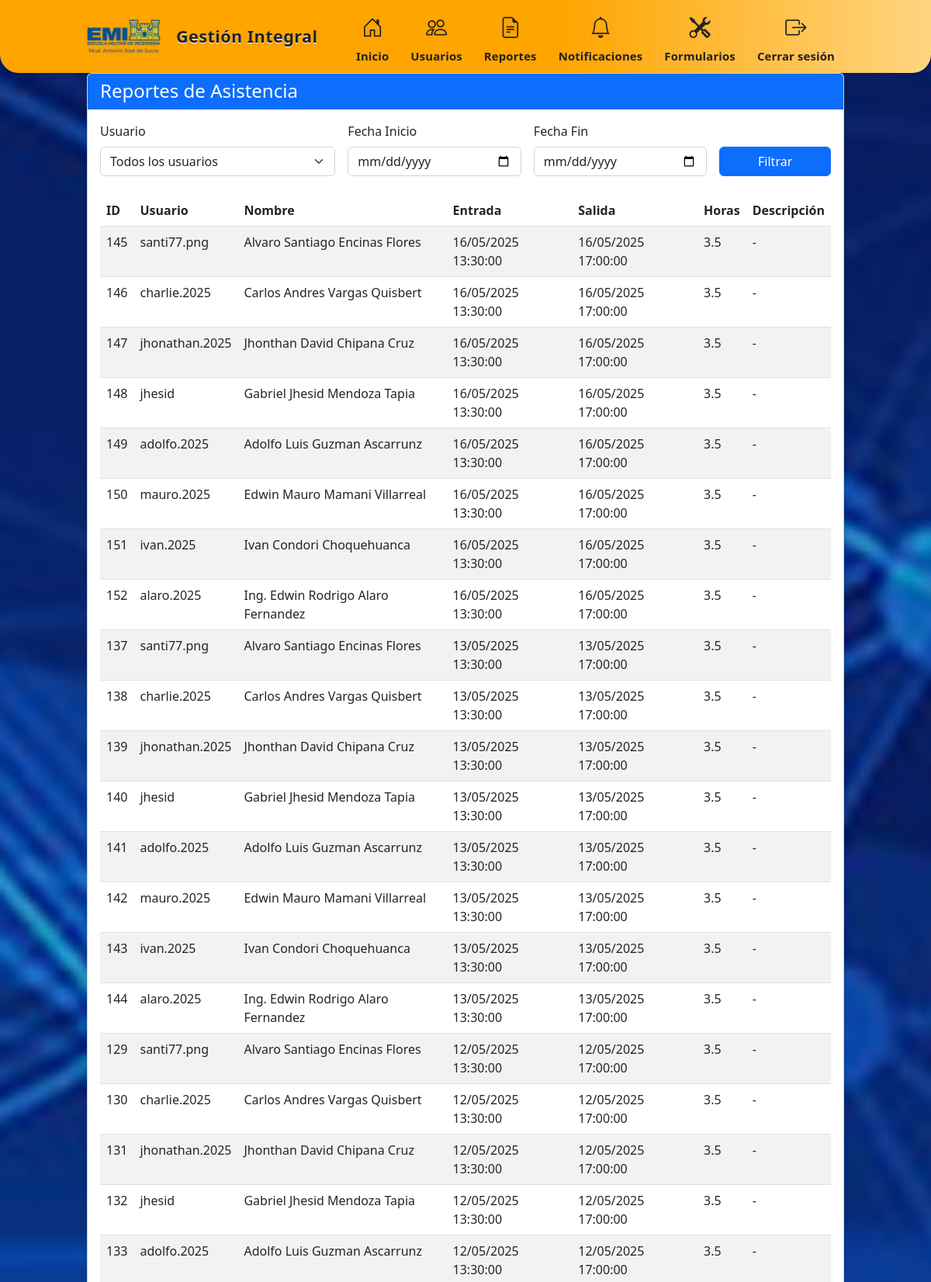
The page /admin/reports (signed in, upper part) on the database its author committed.
### tables this page shows
CREATE TABLE attendance (
        id INTEGER PRIMARY KEY AUTOINCREMENT,
        user_id INTEGER NOT NULL,
        check_in TIMESTAMP,
        check_out TIMESTAMP,
        description TEXT,
        FOREIGN KEY (user_id) REFERENCES users (id)
    );

CREATE TABLE users (
        id INTEGER PRIMARY KEY AUTOINCREMENT,
        username TEXT UNIQUE NOT NULL,
        password TEXT NOT NULL,
        full_name TEXT NOT NULL,
        is_admin INTEGER DEFAULT 0
    , notificacion TEXT);

### app.py (the view)
@app.route('/admin/reports')
def reports():
    if 'user_id' not in session or not session.get('is_admin'):
        flash('Acceso no autorizado', 'error')
        return redirect(url_for('index'))
    user_id = request.args.get('user_id', type=int)
    start_date = request.args.get('start_date')
    end_date = request.args.get('end_date')
    users = database.get_users()
    records = database.get_attendance_records(user_id, start_date, end_date)
    processed_records = []
    total_hours = 0
    for record in records:
        rec = dict(record)
        if rec['check_in']:
            rec['check_in'] = datetime.fromisoformat(rec['check_in'])
        if rec['check_out']:
            rec['check_out'] = datetime.fromisoformat(rec['check_out'])
            if rec['check_in']:
                diff = rec['check_out'] - rec['check_in']
                hours = diff.total_seconds() / 3600
                rec['hours_worked'] = round(hours, 2)
                total_hours += hours
            else:
                rec['hours_worked'] = 0
        else:
            rec['hours_worked'] = 0
        processed_records.append(rec)
    total_hours = round(total_hours, 2)
    return render_template('reports.html', users=users, records=processed_records,
                           selected_user=user_id, start_date=start_date, end_date=end_date,
                           total_hours=total_hours)

### app.py (called while the page is built)
@app.context_processor
def inject_pendientes_count():
    if 'user_id' in session and session.get('is_admin'):
        solicitudes = database.get_solicitudes_trabajo()
        pendientes = sum(1 for s in solicitudes if s['estado'] == 'pendiente')
        return dict(num_pendientes=pendientes)
    return dict(num_pendientes=0)

### database.py (called while the page is built)
def get_users():
    conn = sqlite3.connect('attendance.db')
    conn.row_factory = sqlite3.Row
    c = conn.cursor()
    c.execute("SELECT id, username, full_name, is_admin FROM users")
    users = c.fetchall()
    conn.close()
    return users

def get_attendance_records(user_id=None, start_date=None, end_date=None):
    conn = sqlite3.connect('attendance.db')
    conn.row_factory = sqlite3.Row
    c = conn.cursor()
    query = """
    SELECT a.id, a.check_in, a.check_out, a.description, u.full_name, u.username
    FROM attendance a
    JOIN users u ON a.user_id = u.id
    WHERE 1=1
    """
    params = []
    if user_id:
        query += " AND a.user_id = ?"
        params.append(user_id)
    if start_date:
        query += " AND date(a.check_in) >= date(?)"
        params.append(start_date)
    if end_date:
        query += " AND date(a.check_in) <= date(?)"
        params.append(end_date)
    query += " ORDER BY a.check_in DESC"
    c.execute(query, params)
    records = c.fetchall()
    conn.close()
    return records

def get_solicitudes_trabajo(user_id=None, start_date=None, end_date=None):
    conn = sqlite3.connect('attendance.db')
    conn.row_factory = sqlite3.Row
    c = conn.cursor()
    query = "SELECT * FROM solicitudes_trabajo WHERE 1=1"
    params = []
    if user_id:
        query += " AND solicitante_id = ?"
        params.append(user_id)
    if start_date:
        query += " AND fecha_solicitud >= ?"
        params.append(start_date)
    if end_date:
        query += " AND fecha_solicitud <= ?"
        params.append(end_date)
    c.execute(query, params)
    solicitudes = c.fetchall()
    conn.close()
    return solicitudes

### templates/reports.html (shortened to what this page needs)
{% extends "layout.html" %}
{% block content %}
<div class="row">
    <div class="col-md-12">
        <div class="card">
            <div class="card-header bg-primary text-white">
                <h4 class="mb-0">Reportes de Asistencia</h4>
            </div>
            <div class="card-body">
                <form method="get" action="/admin/reports" class="row g-3 mb-4">
                    <div class="col-md-4">
                        <label for="user_id" class="form-label">Usuario</label>
                        <select class="form-select" id="user_id" name="user_id">
                            <option value="">Todos los usuarios</option>
                        </select>
                    </div>
                    <div class="col-md-3">
                        <label for="start_date" class="form-label">Fecha Inicio</label>
                        <input type="date" class="form-control" id="start_date" name="start_date" value="{{ start_date }}">
                    </div>
                    <div class="col-md-3">
                        <label for="end_date" class="form-label">Fecha Fin</label>
                        <input type="date" class="form-control" id="end_date" name="end_date" value="{{ end_date }}">
                    </div>
                    <div class="col-md-2 d-flex align-items-end">
                        <button type="submit" class="btn btn-primary w-100">Filtrar</button>
                    </div>
                </form>
                <div class="table-responsive">
                    <table class="table table-striped">
                        <thead>
                            <tr>
                                <th>ID</th>
                                <th>Usuario</th>
                                <th>Nombre</th>
                                <th>Entrada</th>
                                <th>Salida</th>
                                <th>Horas</th>
                                <th>Descripción</th>
                            </tr>
                        </thead>
                        <tbody>
                            {% for record in records %}
                            <tr>
                                <td>{{ record.id }}</td>
                                <td>{{ record.username }}</td>
                                <td>{{ record.full_name }}</td>
                                <td>
                                    {% if record.check_in %}
                                    {{ record.check_in.strftime('%d/%m/%Y %H:%M:%S') }}
                                    {% else %}
                                    -
                                    {% endif %}
                                </td>
                                <td>
                                    {% if record.check_out %}
                                    {{ record.check_out.strftime('%d/%m/%Y %H:%M:%S') }}
                                    {% else %}
                                    <span class="badge bg-warning">Pendiente</span>
                                    {% endif %}
                                </td>
                                <td>
                                    {% if record.hours_worked %}
                                    {{ record.hours_worked }}
                                    {% else %}
                                    -
                                    {% endif %}
                                </td>
                                <td>
                                    {% if record.description %}
                                    <button type="button" class="btn btn-sm btn-info" data-bs-toggle="modal" data-bs-target="#descriptionModal-{{ record.id }}">
                                        Ver
                                    </button>
                                    <div class="modal fade" id="descriptionModal-{{ record.id }}" tabindex="-1" aria-hidden="true">
                                        <div class="modal-dialog">
                                            <div class="modal-content">
                                                <div class="modal-header bg-primary text-white">
                                                    <h5 class="modal-title">Descripción de Actividades</h5>
                                                    <button type="button" class="btn-close btn-close-white" data-bs-dismiss="modal" aria-label="Close"></button>
                                                </div>
                                                <div class="modal-body">
                                                    <p>{{ record.description }}</p>
                                                </div>
                                                <div class="modal-footer">
                                                    <button type="button" class="btn btn-secondary" data-bs-dismiss="modal">Cerrar</button>
                                                </div>
                                            </div>
                                        </div>
                                    </div>
                                    {% else %}
                                    -
                                    {% endif %}
                                </td>
                            </tr>
                            {% else %}
                            <tr>
                                <td colspan="7" class="text-center">No hay registros para mostrar</td>
                            </tr>
                            {% endfor %}
                        </tbody>
                    </table>
                </div>
            </div>
        </div>
    </div>
</div>
{% endblock %}

### templates/layout.html (style rules this page uses)
html, body { height: 100%; margin: 0; padding: 0; background: url('/static/images/fondo.jpg') no-repeat center center fixed; background-size: cover; }
.card { box-shadow: 0 4px 6px rgba(0, 0, 0, 0.1); margin-bottom: 20px; }

### rows shown on the page
attendance: id "145", username "santi77.png", full_name "Alvaro Santiago Encinas Flores", check_in "16/05/2025 13:30:00", check_out "16/05/2025 17:00:00", hours_worked "3.5"
attendance: id "146", username "charlie.2025", full_name "Carlos Andres Vargas Quisbert", check_in "16/05/2025 13:30:00", check_out "16/05/2025 17:00:00", hours_worked "3.5"
attendance: id "147", username "jhonathan.2025", full_name "Jhonthan David Chipana Cruz", check_in "16/05/2025 13:30:00", check_out "16/05/2025 17:00:00", hours_worked "3.5"
attendance: id "148", username "jhesid", full_name "Gabriel Jhesid Mendoza Tapia", check_in "16/05/2025 13:30:00", check_out "16/05/2025 17:00:00", hours_worked "3.5"
attendance: id "149", username "adolfo.2025", full_name "Adolfo Luis Guzman Ascarrunz", check_in "16/05/2025 13:30:00", check_out "16/05/2025 17:00:00", hours_worked "3.5"
attendance: id "150", username "mauro.2025", full_name "Edwin Mauro Mamani Villarreal", check_in "16/05/2025 13:30:00", check_out "16/05/2025 17:00:00", hours_worked "3.5"
attendance: id "151", username "ivan.2025", full_name "Ivan Condori Choquehuanca", check_in "16/05/2025 13:30:00", check_out "16/05/2025 17:00:00", hours_worked "3.5"
attendance: id "152", username "alaro.2025", full_name "Ing. Edwin Rodrigo Alaro Fernandez", check_in "16/05/2025 13:30:00", check_out "16/05/2025 17:00:00", hours_worked "3.5"
attendance: id "137", username "santi77.png", full_name "Alvaro Santiago Encinas Flores", check_in "13/05/2025 13:30:00", check_out "13/05/2025 17:00:00", hours_worked "3.5"
attendance: id "138", username "charlie.2025", full_name "Carlos Andres Vargas Quisbert", check_in "13/05/2025 13:30:00", check_out "13/05/2025 17:00:00", hours_worked "3.5"
attendance: id "139", username "jhonathan.2025", full_name "Jhonthan David Chipana Cruz", check_in "13/05/2025 13:30:00", check_out "13/05/2025 17:00:00", hours_worked "3.5"
attendance: id "140", username "jhesid", full_name "Gabriel Jhesid Mendoza Tapia", check_in "13/05/2025 13:30:00", check_out "13/05/2025 17:00:00", hours_worked "3.5"
attendance: id "141", username "adolfo.2025", full_name "Adolfo Luis Guzman Ascarrunz", check_in "13/05/2025 13:30:00", check_out "13/05/2025 17:00:00", hours_worked "3.5"
attendance: id "142", username "mauro.2025", full_name "Edwin Mauro Mamani Villarreal", check_in "13/05/2025 13:30:00", check_out "13/05/2025 17:00:00", hours_worked "3.5"
attendance: id "143", username "ivan.2025", full_name "Ivan Condori Choquehuanca", check_in "13/05/2025 13:30:00", check_out "13/05/2025 17:00:00", hours_worked "3.5"
attendance: id "144", username "alaro.2025", full_name "Ing. Edwin Rodrigo Alaro Fernandez", check_in "13/05/2025 13:30:00", check_out "13/05/2025 17:00:00", hours_worked "3.5"
attendance: id "129", username "santi77.png", full_name "Alvaro Santiago Encinas Flores", check_in "12/05/2025 13:30:00", check_out "12/05/2025 17:00:00", hours_worked "3.5"
attendance: id "130", username "charlie.2025", full_name "Carlos Andres Vargas Quisbert", check_in "12/05/2025 13:30:00", check_out "12/05/2025 17:00:00", hours_worked "3.5"
attendance: id "131", username "jhonathan.2025", full_name "Jhonthan David Chipana Cruz", check_in "12/05/2025 13:30:00", check_out "12/05/2025 17:00:00", hours_worked "3.5"
attendance: id "132", username "jhesid", full_name "Gabriel Jhesid Mendoza Tapia", check_in "12/05/2025 13:30:00", check_out "12/05/2025 17:00:00", hours_worked "3.5"
attendance: id "133", username "adolfo.2025", full_name "Adolfo Luis Guzman Ascarrunz", check_in "12/05/2025 13:30:00", check_out "12/05/2025 17:00:00", hours_worked "3.5"
